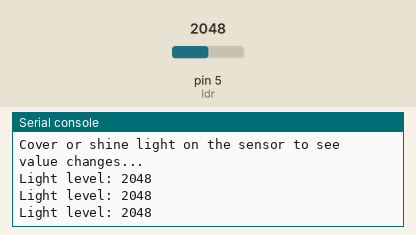
Bench run of a program on a simulated MicroPython board. Shown: the last lines printed to the serial console. Inputs (shaded band) come from the test bench; at power-on: pin 5 (ldr) = 2048 (analog values on the 0–4095 scale).

Above: at 1.2 s.
1.3 s: pin 5 (ldr) set to 2866
At 1.9 s:
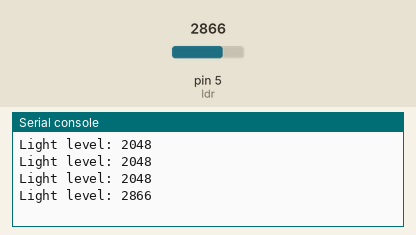
2.8 s: pin 5 (ldr) set to 3603
At 3.4 s:
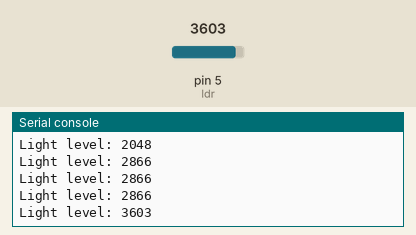
Timing chart, 0 to 5.8 s (numbered marks = the images above; inputs shaded):
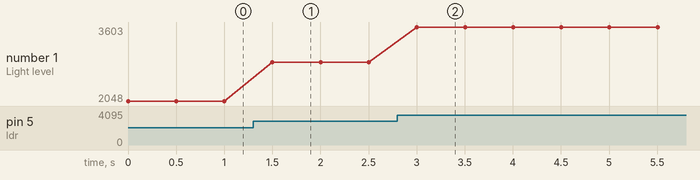

The program:

2.3_Photoresistor_Analog_Read.py
```python
"""
@file       2.3_Photoresistor_Analog_Read.py
@brief      Example that shows how to read light intensity using a photoresistor (LDR)
            connected to the analog input of the NULA MINI board.
            The program prints the measured value to the console.
            For details, connection diagram and more, check out the example documentation at: <link placeholder>

@author     Josip Šimun Kuči @ soldered.com
"""

"""
ADC stands for Analog to Digital Converter. Where Pin can only tell us high or low, the ADC measures the actual
voltage on a pin and gives us a number for it, which is what we need to measure a whole range of light levels.
"""
from machine import Pin, ADC
import time

"""
This is a variable to which we assign the number of the pin that we connected the photoresistor's output to.
The NULA MINI board uses analog-capable pins (ADC pins) to read varying voltages.
In this example, we will use IO5, which supports analog input.

This example also needs a 10k resistor. A photoresistor changes its resistance with light, but the board can only
measure a voltage, so we pair the two in what is called a voltage divider: the fixed resistor turns the changing
resistance into a changing voltage that the board can read.
"""
LDR_PIN = 5

"""
Here we create our ADC object, which we named "ldr". We hand it a Pin, and from then on we read the light level
through this name.
The atten setting chooses how large a voltage the converter can measure. ADC.ATTN_11DB is the widest setting, which
lets us use the full range of the photoresistor from complete darkness to bright light.
"""
ldr = ADC(Pin(LDR_PIN), atten=ADC.ATTN_11DB)

# Print a startup message to confirm that the program is running.
print("Cover or shine light on the sensor to see value changes...")

while True:

    """
    read() reads the voltage at the given analog pin and converts it into a number. Since the NULA board uses a 12-bit
    ADC, the returned value will range from 0 to 4095.
    The higher the light intensity, the lower the resistance of the photoresistor, and the higher the voltage read.
    """
    light_value = ldr.read()

    # Print the measured value to the console.
    print("Light level:", light_value)

    """
    time.sleep() is a function that starts a pause in the code, given in seconds. Half a second makes the readings
    easy to follow with your eyes. Feel free to experiment with this value.
    """
    time.sleep(0.5)
```

Measured:
- after the input at 1.3 s, the serial console: prints a new line after 0.20 s (image 1)
- after the input at 2.8 s, the serial console: prints a new line after 0.20 s (image 2)
- plotted number 1: 2048 → 2866 after the input at 1.3 s, 2866 → 3603 after the input at 2.8 s
